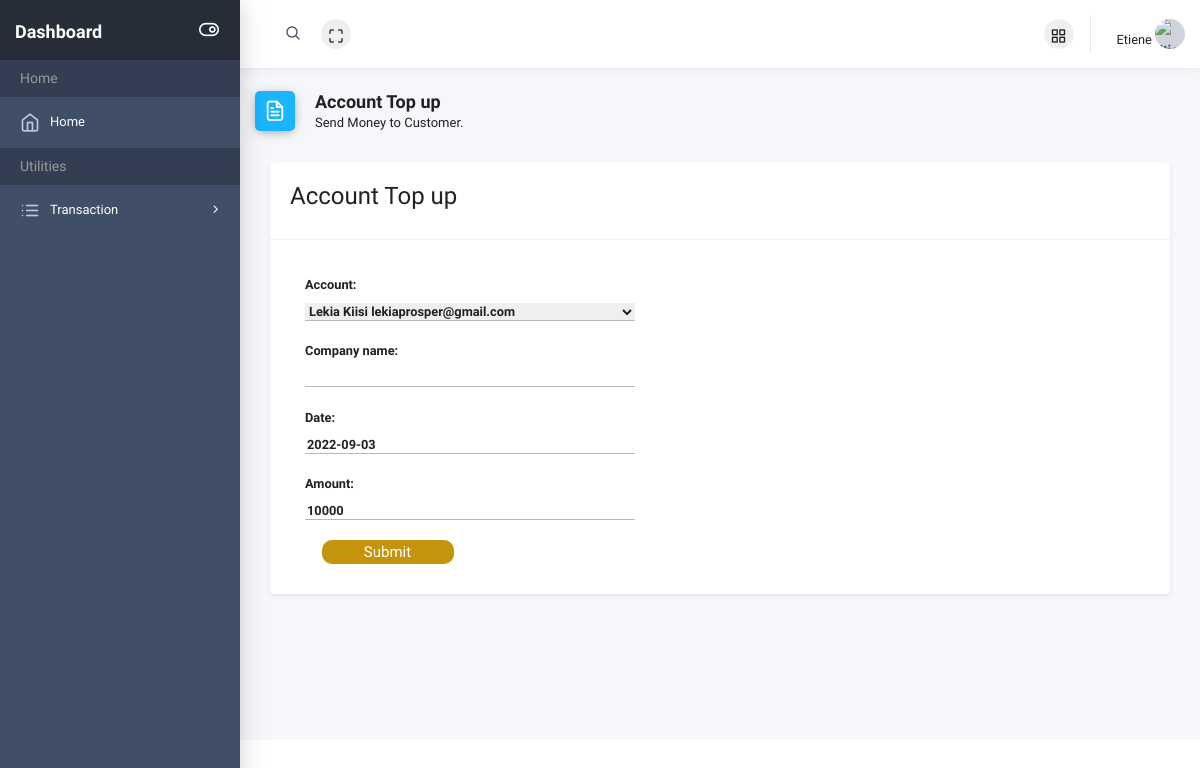
Screenshot of /posttransaction/1/update/ (signed in) with the database file from the repository.
### bank/models.py (models this page shows, shortened)
class PostTransaction(models.Model):
    account = models.ForeignKey(
        Account, on_delete=models.SET_NULL, null=True)
    company_name = models.CharField(max_length=255, null=True)
    date = models.DateField(null=True)
    amount = models.IntegerField(blank=False, null=False)
    class Meta:
        ordering = ['-date']

### bank/views.py (the view)
class PostTransactionUpdate(UpdateView):
    model = PostTransaction
    fields = '__all__'

### bank/models.py (called while the page is built)
    def __str__(self):
        return f'{self.user.first_name} {self.user.last_name} \n {self.user.email}'

    def __str__(self):
        return f'{self.customer}'

### bank/templates/bank/posttransaction_form.html (shortened to what this page needs)
{% extends 'dashboard/dashboard_base.html' %}
{% load static %}
{% block stylesheets %}
     {{ block.super }}
        <link href="{% static 'dashboard/author/css/dashboard.css' %}" rel="stylesheet" />
{% endblock stylesheets %}
{% block content %}
    <div class="page-header">
        <div class="row align-items-end">
            <div class="col-lg-8">
                <div class="page-header-title">
                    <i class="ik ik-file-text bg-blue"></i>
                    <div class="d-inline">
                        <h5>Account Top up</h5>
                        <span>Send Money to Customer.</span>
                    </div>
                </div>
            </div>
        </div>
    </div>
         <div class="container mb-3">
            <div class="row">
                <div class="col-md-12">
                        <div class="card shadow-sm">
                            <div class="card-header">
                                <h4 class="title">Account Top up</h4>
                            </div>
                          <div class="card-body">
                            <div class="content">
                                <form method="post" enctype="multipart/form-data" novalidate>
                                    <table>
                                        {{ form.as_table }}
                                    </table>
                                    <input type="submit" value="Submit">
                                </form>
                            </div>
                        </div>
                    </div>
                </div>
            </div>
         </div>
{% endblock content %}

### bank/templates/dashboard/dashboard_base.html (shortened to what this page needs)
<!doctype html>
{% load static %}
{% load cloudinary %}
<html class="no-js" lang="en">
    <head>
     {% block stylesheets %}
        <link rel="stylesheet" href="{% static 'dashboard/author/plugins/bootstrap/dist/css/bootstrap.min.css' %}">
        <link rel="stylesheet" href="{% static 'dashboard/author/plugins/fontawesome-free/css/all.min.css' %}">
        <link rel="stylesheet" href="{% static 'dashboard/author/plugins/icon-kit/dist/css/iconkit.min.css' %}">
        <link rel="stylesheet" href="{% static 'dashboard/author/plugins/ionicons/dist/css/ionicons.min.css' %}">
        <link rel="stylesheet" href="{% static 'dashboard/author/plugins/perfect-scrollbar/css/perfect-scrollbar.css' %}">
        <link rel="stylesheet"
              href="{% static 'dashboard/author/plugins/tempusdominus-bootstrap-4/build/css/tempusdominus-bootstrap-4.min.css' %}">
        <link rel="stylesheet" href="{% static 'dashboard/author/plugins/c3/c3.min.css' %}">
        <link rel="stylesheet" href="{% static 'dashboard/author/dist/css/theme.min.css' %}">
        <link rel="stylesheet" href="https://cdn.jsdelivr.net/npm/bootstrap-select@1.13.14/dist/css/bootstrap-select.min.css">
        <link href="{% static 'dashboard/author/css/bootstrap-tagsinput.css' %}" rel="stylesheet" />
        <link rel="stylesheet" href="{% static 'dashboard/author/css/prism.css' %}">
        <link rel="stylesheet" href="{% static 'dashboard/author/dist/css/theme.css' %}">
   {% endblock stylesheets %}
    </head>
    <body>
        <div class="wrapper">
          {% block header %}
            <header class="header-top" header-theme="light">
                <div class="container-fluid">
                    <div class="d-flex justify-content-between">
                        <div class="top-menu d-flex align-items-center">
                            <div class="header-search">
                                <div class="input-group">
                                    <input type="text" class="form-control">
                                    <span class="input-group-addon search-btn"><i class="ik ik-search"></i></span>
                                </div>
                            </div>
                            <button type="button" id="navbar-fullscreen" class="nav-link"><i class="ik ik-maximize"></i></button>
                        </div>
                        <div class="top-menu d-flex align-items-center">
                            <button type="button" class="nav-link ml-10" id="apps_modal_btn" data-toggle="modal"
                                    data-target="#appsModal"><i class="ik ik-grid"></i></button>
                          {% if request.user.is_authenticated %}
                            <div class="dropdown">
                                <a class="dropdown-toggle" href="#" id="userDropdown" role="button" data-toggle="dropdown"
                                   aria-haspopup="true" aria-expanded="false">
                                    <span class="d-none d-lg-inline text-gray-700">{{ user.username }}</span>
                                    <img class="avatar" src="{{ user.customer.image.url }}" alt="{{user.username}}">
                                </a>
                            </div>
                         {% endif %}
                        </div>
                    </div>
                </div>
            </header>
         {% endblock header %}
            <div class="page-wrap">
                <div class="app-sidebar colored">
                    <div class="sidebar-header">
                        <a class="header-brand" href="{% url 'bank:dashboard_home' %}">
                            <span class="text" style="color: white; font-size:large;">Dashboard</span>
                        </a>
                        <button type="button" class="nav-toggle">
                            <i data-toggle="expanded" class="ik ik-toggle-right toggle-icon"></i></button>
                    </div>
                {% block sidebar %}
                <div class="sidebar-content" >
                    <div class="nav-container">
                        <nav id="main-menu-navigation" class="navigation-main">
                                <div class="nav-lavel">Home</div>
                                <div class="nav-item">
                                    <a href="{% url 'bank:dashboard_home' %}"><i class="ik ik-home"></i><span>Home</span></a>
                                </div>
                                <div class="nav-lavel">Utilities</div>
                                <div class="nav-item has-sub">
                                    <a href="javascript:void(0)"><i class="ik ik-list"></i><span>Transaction</span></a>
                                </div>
                            </nav>
                        </div>
                    </div>
                  </div>
                {% endblock sidebar %}
                <div class="main-content">
                  {% block messages %}
                           <div class="row">
                            <div class="col-md-12">
                            </div>
                          </div>
                  {% endblock messages %}
                {% block content %}
                {% endblock content %}
                </div>
</body>
</html>

### bank/static/dashboard/author/css/dashboard.css (style rules this page uses)
.nav-link { font-size: 1.2em !important; }
.content { padding: 15px 15px 10px 15px; }
.card-body { max-width:400px; }
tr { display: flex; flex-direction: column; margin-bottom: 20px; }
td input { border: none; border-bottom: thin solid rgb(185, 185, 185); width: 100%; font-weight: bolder; }
input[type=submit] { width: 40%; margin-left: 5%; padding: 3px; border: none; border-radius: 10px; background: rgb(197, 148, 13); font-size: 15px; color: #fff; }
table { width: 100%; }
select { border: none; border-bottom: thin solid rgb(185, 185, 185); width: 100%; font-weight: bolder; }

### rows the page displays
PostTransaction: account "Lekia Kiisi lekiaprosper@gmail.com", date "2022-09-03", amount "10000"

### other values shown
{{ user.username }} "Etiene"
